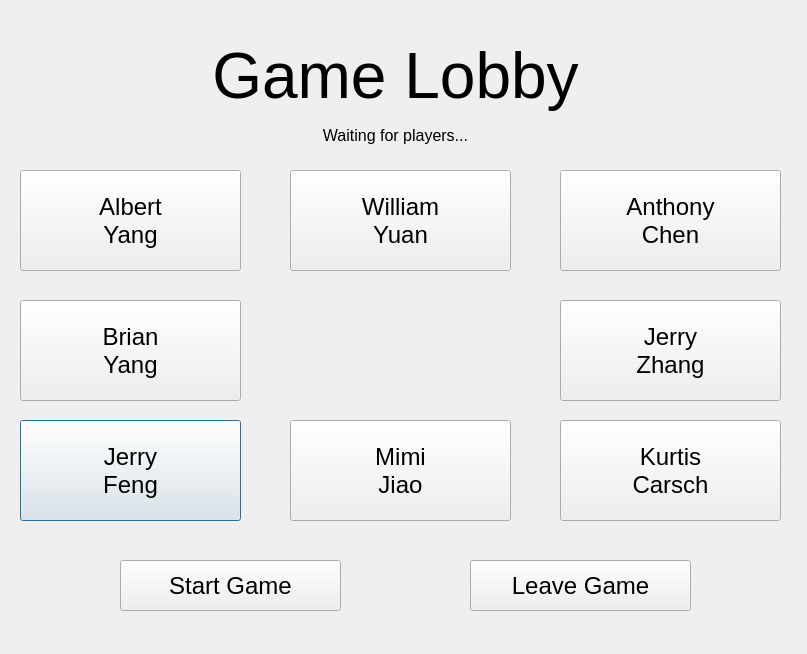
<?xml version="1.0" encoding="UTF-8"?>
<ui version="4.0">
 <class>Dialog</class>
 <widget class="QDialog" name="Dialog">
  <property name="geometry">
   <rect>
    <x>0</x>
    <y>0</y>
    <width>807</width>
    <height>654</height>
   </rect>
  </property>
  <property name="windowTitle">
   <string>Dialog</string>
  </property>
  <widget class="QLabel" name="lobbyName">
   <property name="geometry">
    <rect>
     <x>40</x>
     <y>20</y>
     <width>711</width>
     <height>111</height>
    </rect>
   </property>
   <property name="font">
    <font>
     <pointsize>48</pointsize>
    </font>
   </property>
   <property name="text">
    <string>Game Lobby</string>
   </property>
   <property name="alignment">
    <set>Qt::AlignCenter</set>
   </property>
  </widget>
  <widget class="QLabel" name="lobbyStatus">
   <property name="geometry">
    <rect>
     <x>210</x>
     <y>120</y>
     <width>371</width>
     <height>31</height>
    </rect>
   </property>
   <property name="font">
    <font>
     <pointsize>12</pointsize>
    </font>
   </property>
   <property name="text">
    <string>Waiting for players...</string>
   </property>
   <property name="alignment">
    <set>Qt::AlignCenter</set>
   </property>
  </widget>
  <widget class="QPushButton" name="player5">
   <property name="geometry">
    <rect>
     <x>20</x>
     <y>420</y>
     <width>221</width>
     <height>101</height>
    </rect>
   </property>
   <property name="font">
    <font>
     <pointsize>18</pointsize>
    </font>
   </property>
   <property name="text">
    <string>Jerry
Feng</string>
   </property>
  </widget>
  <widget class="QPushButton" name="player6">
   <property name="geometry">
    <rect>
     <x>290</x>
     <y>420</y>
     <width>221</width>
     <height>101</height>
    </rect>
   </property>
   <property name="font">
    <font>
     <pointsize>18</pointsize>
    </font>
   </property>
   <property name="text">
    <string>Mimi
Jiao</string>
   </property>
  </widget>
  <widget class="QPushButton" name="startGame">
   <property name="geometry">
    <rect>
     <x>120</x>
     <y>560</y>
     <width>221</width>
     <height>51</height>
    </rect>
   </property>
   <property name="font">
    <font>
     <pointsize>18</pointsize>
    </font>
   </property>
   <property name="text">
    <string>Start Game</string>
   </property>
  </widget>
  <widget class="QPushButton" name="player2">
   <property name="geometry">
    <rect>
     <x>560</x>
     <y>170</y>
     <width>221</width>
     <height>101</height>
    </rect>
   </property>
   <property name="font">
    <font>
     <pointsize>18</pointsize>
    </font>
   </property>
   <property name="text">
    <string>Anthony
Chen</string>
   </property>
  </widget>
  <widget class="QPushButton" name="player1">
   <property name="geometry">
    <rect>
     <x>290</x>
     <y>170</y>
     <width>221</width>
     <height>101</height>
    </rect>
   </property>
   <property name="font">
    <font>
     <pointsize>18</pointsize>
    </font>
   </property>
   <property name="text">
    <string>William
Yuan</string>
   </property>
  </widget>
  <widget class="QPushButton" name="player4">
   <property name="geometry">
    <rect>
     <x>560</x>
     <y>300</y>
     <width>221</width>
     <height>101</height>
    </rect>
   </property>
   <property name="font">
    <font>
     <pointsize>18</pointsize>
    </font>
   </property>
   <property name="text">
    <string>Jerry
Zhang</string>
   </property>
  </widget>
  <widget class="QPushButton" name="player3">
   <property name="geometry">
    <rect>
     <x>20</x>
     <y>300</y>
     <width>221</width>
     <height>101</height>
    </rect>
   </property>
   <property name="font">
    <font>
     <pointsize>18</pointsize>
    </font>
   </property>
   <property name="text">
    <string>Brian
Yang</string>
   </property>
  </widget>
  <widget class="QPushButton" name="player0">
   <property name="geometry">
    <rect>
     <x>20</x>
     <y>170</y>
     <width>221</width>
     <height>101</height>
    </rect>
   </property>
   <property name="font">
    <font>
     <pointsize>18</pointsize>
    </font>
   </property>
   <property name="text">
    <string>Albert
Yang</string>
   </property>
  </widget>
  <widget class="QPushButton" name="player7">
   <property name="geometry">
    <rect>
     <x>560</x>
     <y>420</y>
     <width>221</width>
     <height>101</height>
    </rect>
   </property>
   <property name="font">
    <font>
     <pointsize>18</pointsize>
    </font>
   </property>
   <property name="text">
    <string>Kurtis
Carsch</string>
   </property>
  </widget>
  <widget class="QPushButton" name="leaveGame">
   <property name="geometry">
    <rect>
     <x>470</x>
     <y>560</y>
     <width>221</width>
     <height>51</height>
    </rect>
   </property>
   <property name="font">
    <font>
     <pointsize>18</pointsize>
    </font>
   </property>
   <property name="text">
    <string>Leave Game</string>
   </property>
  </widget>
 </widget>
 <resources/>
 <connections/>
</ui>
